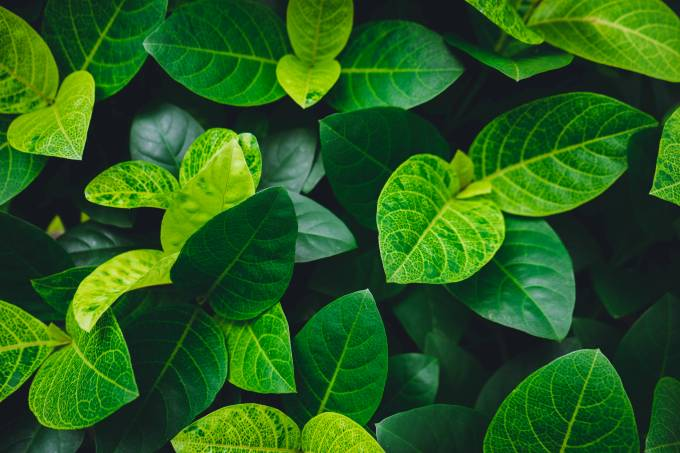
#> input picture teste/img1.jpg, 680 x 453 px
$ python fadein.py
#> lines starting #> are read from the running program, lines starting #| are printed output that depends on the picture
import cv2
import time

def fadeIn (img1, img2, elapse=10): #pass images here to fade between
        #while True:
        for IN in range(0,elapse):
                fadein = IN/float(elapse)
                dst = cv2.addWeighted( img1, 1-fadein, img2, fadein, 0)#linear $
                cv2.imshow('window', dst)
                k = cv2.waitKey(100)
                if k == ord('q'):
                        break
                print (fadein)
                if fadein == 1.0: #blendmode mover
                        fadein = 1.0

        return # exit function

im1 = cv2.imread('img1.jpg')
#> im1 is the input picture: shape (453, 680, 3); mean B, G, R 26.9, 93.2, 38.2
im2 = cv2.imread('img2.jpg')
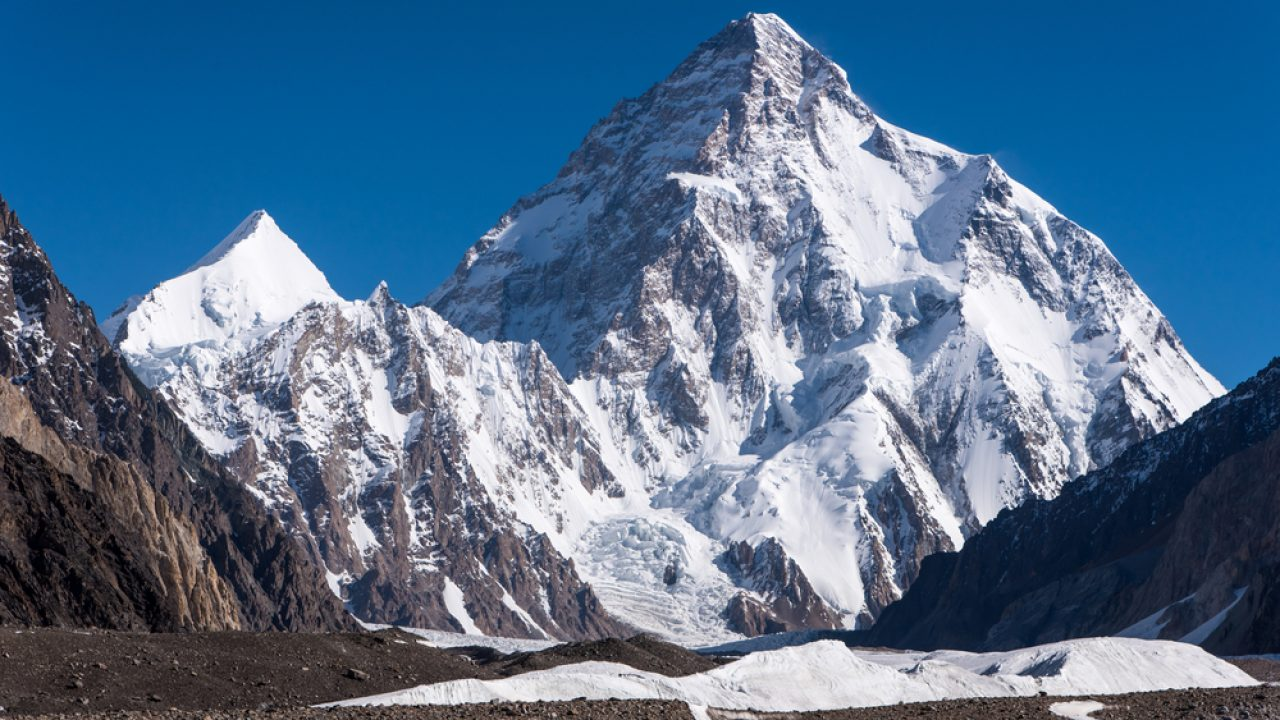
#> input picture teste/img2.jpg, 1280 x 720 px
#> im2 is the input picture: shape (720, 1280, 3); mean B, G, R 143, 114.5, 85.8

im1 = cv2.resize(im1, (800, 800))
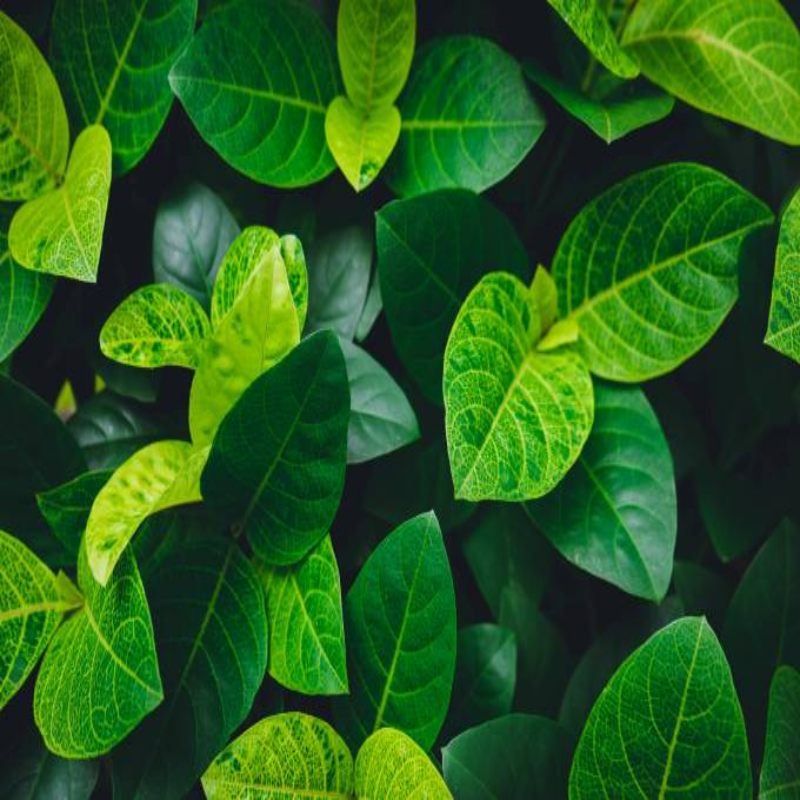
#> im1: shape (800, 800, 3); mean B, G, R 26.8, 93.1, 38.1
im2 = cv2.resize(im2, (800, 800))
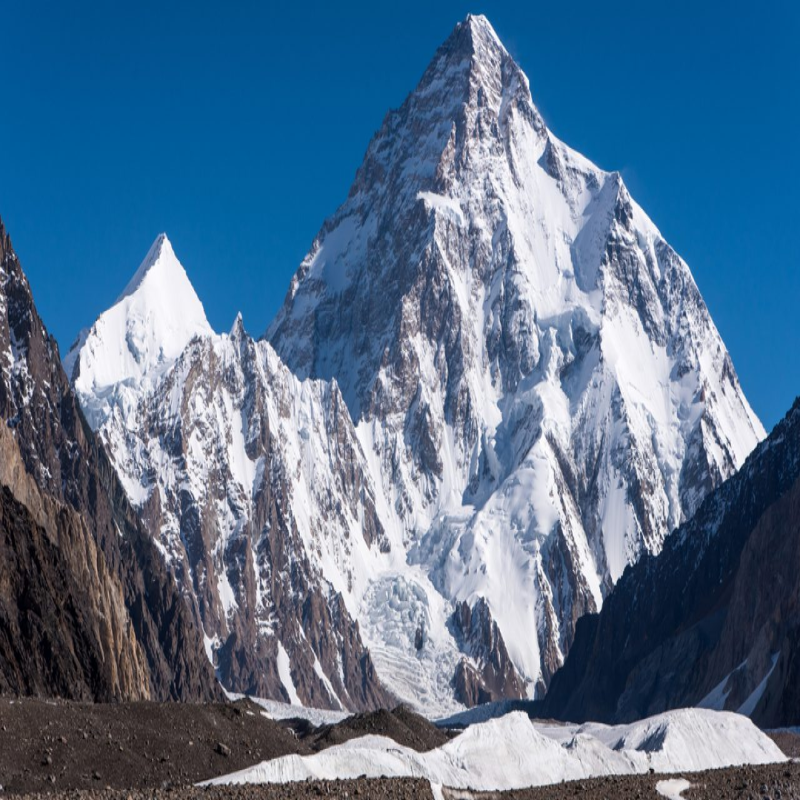
#> im2: shape (800, 800, 3); mean B, G, R 142.9, 114.4, 85.7

cv2.imshow('window', im1)
cv2.waitKey(300)
fadeIn(im1, im2)
#> the loop in fadeIn, `for IN in range(0,elapse):` made 1 pass; (key q is pressed on pass 1)
cv2.imshow('window', im2)
cv2.waitKey(0)
